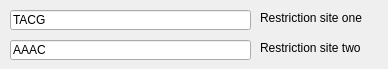
<?xml version="1.0" encoding="UTF-8"?>
<ui version="4.0">
 <class>VectorPrep</class>
 <widget class="QDialog" name="VectorPrep">
  <property name="geometry">
   <rect>
    <x>0</x>
    <y>0</y>
    <width>388</width>
    <height>69</height>
   </rect>
  </property>
  <property name="windowTitle">
   <string>Vector Preparation</string>
  </property>
  <widget class="QLineEdit" name="tagForw">
   <property name="geometry">
    <rect>
     <x>10</x>
     <y>10</y>
     <width>241</width>
     <height>20</height>
    </rect>
   </property>
   <property name="text">
    <string>TACG</string>
   </property>
  </widget>
  <widget class="QLineEdit" name="tagRev">
   <property name="geometry">
    <rect>
     <x>10</x>
     <y>40</y>
     <width>241</width>
     <height>20</height>
    </rect>
   </property>
   <property name="text">
    <string>AAAC</string>
   </property>
  </widget>
  <widget class="QLabel" name="label">
   <property name="geometry">
    <rect>
     <x>260</x>
     <y>10</y>
     <width>241</width>
     <height>16</height>
    </rect>
   </property>
   <property name="text">
    <string>Restriction site one</string>
   </property>
  </widget>
  <widget class="QLabel" name="label_2">
   <property name="geometry">
    <rect>
     <x>260</x>
     <y>40</y>
     <width>241</width>
     <height>16</height>
    </rect>
   </property>
   <property name="text">
    <string>Restriction site two</string>
   </property>
  </widget>
 </widget>
 <resources/>
 <connections/>
</ui>
